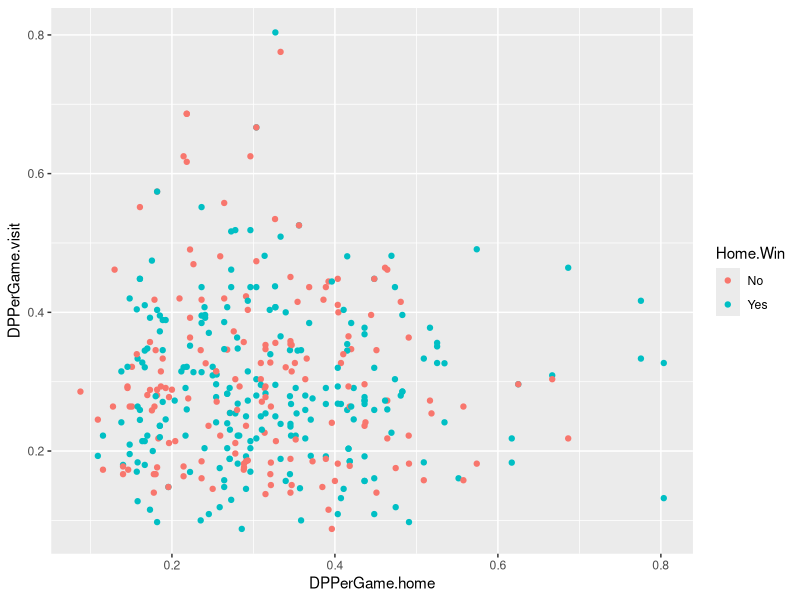
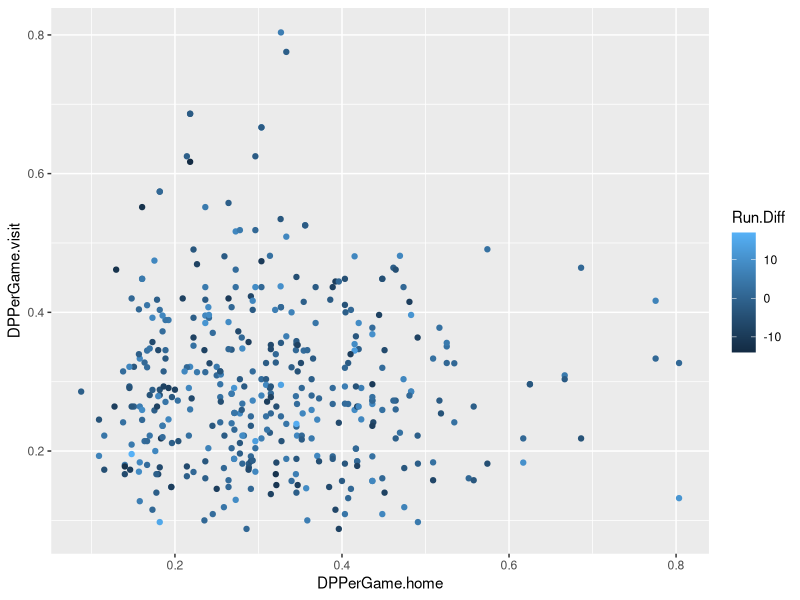
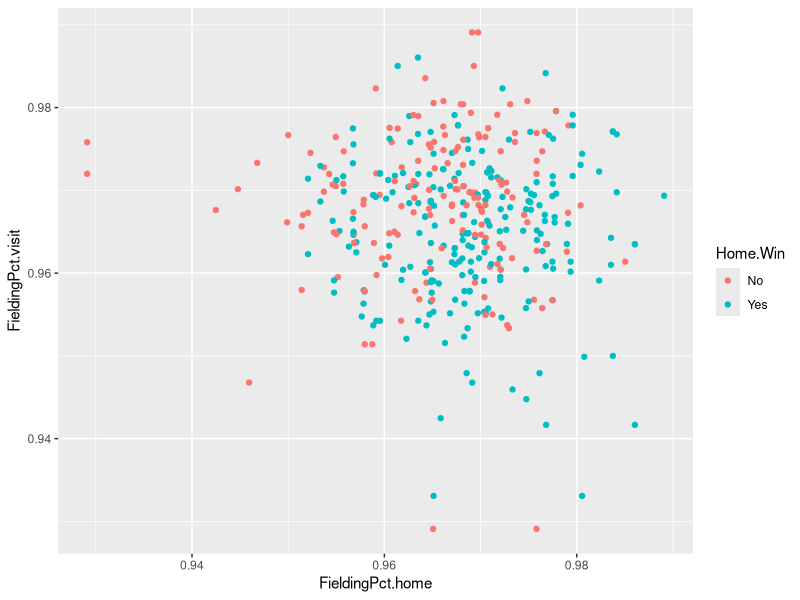
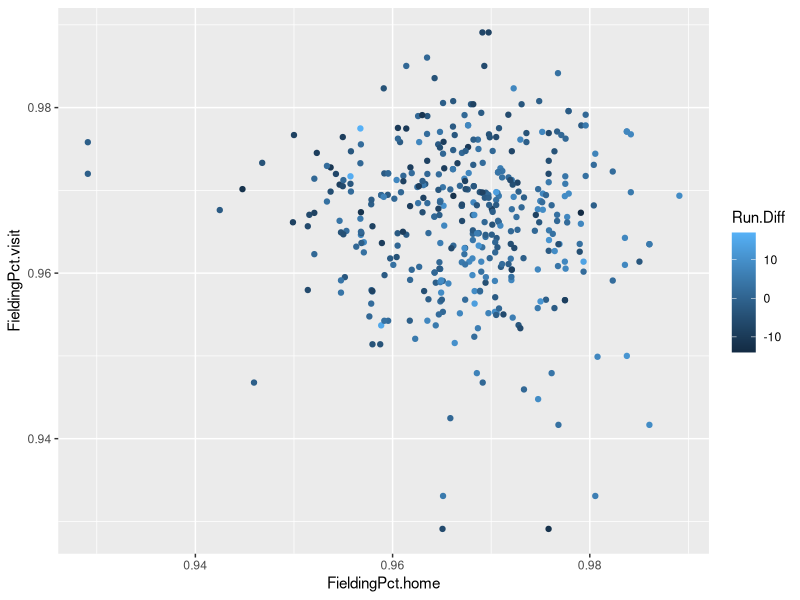
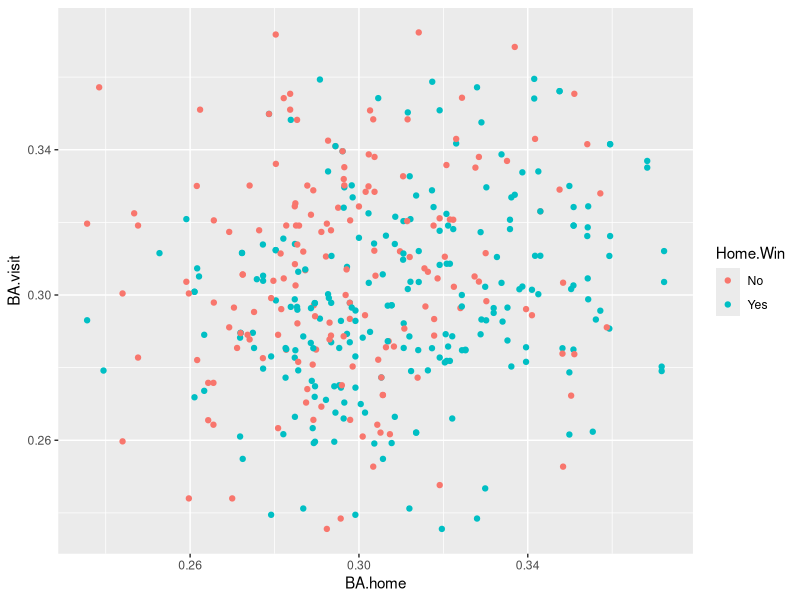
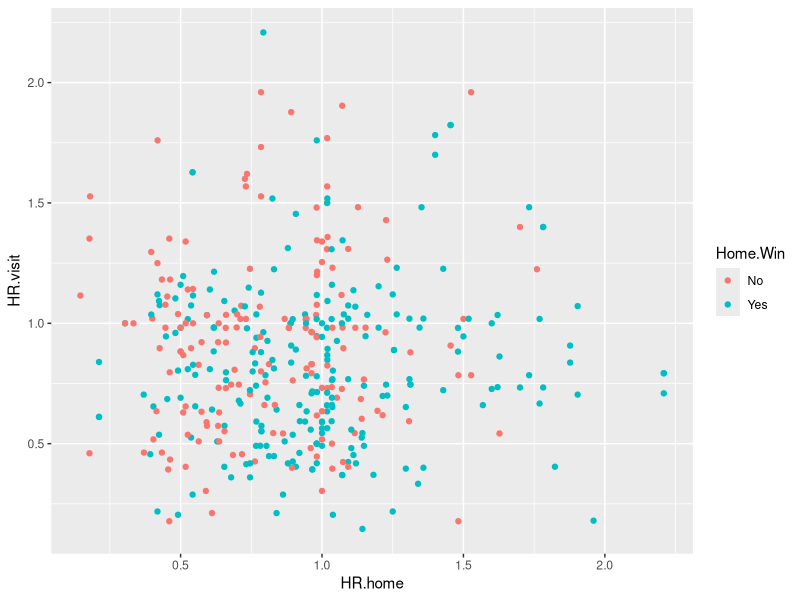
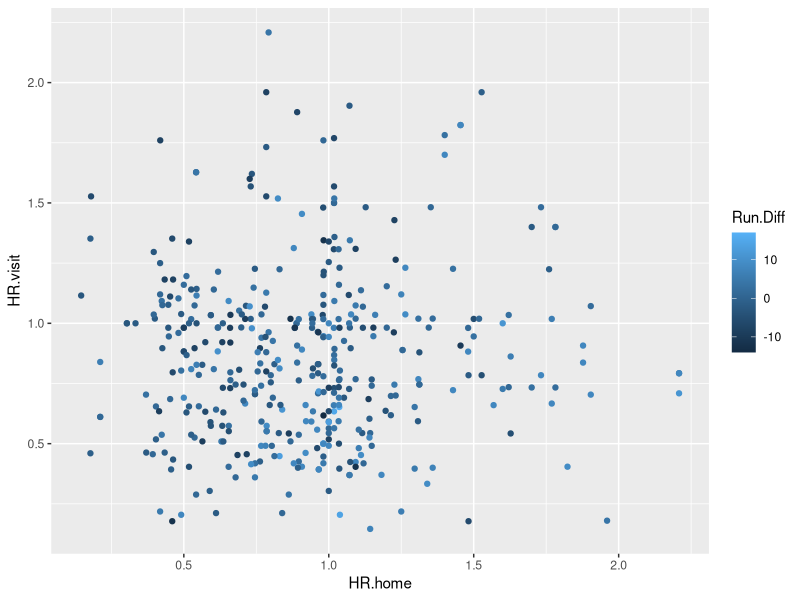
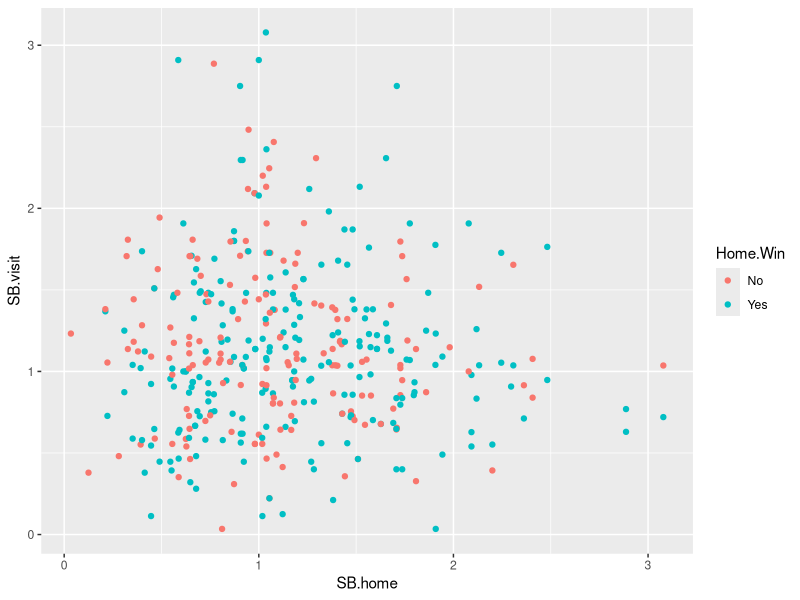

Write R code to recreate these figures, in order.
#Read in the data
Softball2015 <- read.csv("Softball2015.csv")
View(Softball2015)
Softball2016 <- read.csv("Softball2016.csv")
View(Softball2016)
Softball2017 <- read.csv("Softball2017.csv")
View(Softball2017)
Softball2018 <- read.csv("Softball2018.csv")
View(Softball2018)

#this is the google spreadsheet
Regionals <- read.csv("Data/NCAA Tournament Games 2015-2018 - Sheet1.csv")
View(Regionals)

library(tidyverse)
library(ggplot2)

#filters each data set into teams that went to Regionals
NCAA2015 <- filter(Softball2015, NCAA %in% c("At-large","Auto"))
NCAA2016 <- filter(Softball2016, NCAA %in% c("At-large","Auto"))
NCAA2017 <- filter(Softball2017, NCAA %in% c("At-large","Auto"))
NCAA2018 <- filter(Softball2018, NCAA %in% c("At-large","Auto"))

#adds year variable
NCAA2015 <- mutate(NCAA2015, Year=2015)
NCAA2016 <- mutate(NCAA2016, Year=2016)
NCAA2017 <- mutate(NCAA2017, Year=2017)
NCAA2018 <- mutate(NCAA2018, Year=2018)

#cannot row bind unless number of columns are equal; this removes extra columns in 2018 data set
NCAA2018 <- subset(NCAA2018, select=-c(PitcherK, PitcherBB))

#row binds the four datasets
RegionalStats <- data.frame(rbind(NCAA2015,NCAA2016,NCAA2017,NCAA2018))

#reorders columns so year is first
RegionalStats <- RegionalStats[, c(32,1:31)]

#Adds stats: fielding percentage, singles, total bases, double plays per game, slugging percentage, success rate of stolen bases
#second line adds batting average
RegionalStats <- mutate(RegionalStats, FieldingPct = (PO+A)/(PO+A+E), Singles = H - Doubles - Triples - HR, TB = Singles + 2*Doubles + 3*Triples + 4*HR, DPPerGame = DP/G, SlgPct = TB/AB, SuccessRate = SB/(SB+CS))
RegionalStats <- mutate(RegionalStats, BA=H/AB)

#Joins Regionals and stats into one data frame by game
RegionalGames <- Regionals %>% left_join(RegionalStats, by = c("Home.Team" = "Name", "Year"),  suffix = c(".x", ".home")) %>% left_join(RegionalStats, by = c("Visiting.Team" = "Name", "Year"), suffix = c(".home",".visit"))

#Adds column indicating home team win
RegionalGames <- mutate(RegionalGames, Home.Win = ifelse(Home.Score>Visiting.Score, "Yes", "No"))

#Adds column indicating run differental (absolute value of Home-Visiting runs)
RegionalGames <- mutate(RegionalGames, Run.Diff = Home.Score-Visiting.Score)

#Creates new data frame that standardizes important variables
RegionalGames_Std <- mutate(RegionalGames, Run.Diff = Home.Score-Visiting.Score,
                        Singles.home = Singles.home/G.home, Singles.visit=Singles.visit/G.visit,
                        TB.home=TB.home/G.home, TB.visit=TB.visit/G.visit, 
                        Doubles.home=Doubles.home/G.home, Doubles.visit=Doubles.visit/G.visit,
                        Triples.home=Triples.home/G.home, Triples.visit=Triples.visit/G.visit,
                        HR.home=HR.home/G.home, HR.visit=HR.visit/G.visit,
                        SB.home=SB.home/G.home, SB.visit=SB.visit/G.visit,
                        CS.home=CS.home/G.home, CS.visit=CS.visit/G.visit,
                        RunsScored.home=RunsScored.home/G.home, RunsScored.visit=RunsScored.visit/G.visit,
                        PO.home=PO.home/G.home, PO.visit=PO.visit/G.visit,
                        A.home=A.home/G.home, A.visit=A.visit/G.visit,
                        E.home=E.home/G.home, E.visit=E.visit/G.visit,
                        RunsAllowed.home=RunsAllowed.home/G.home, RunsAllowed.visit=RunsAllowed.visit/G.visit)

#Plots double plays per game home vs away
DoublePlays <- ggplot(data=RegionalGames_Std)+geom_point(mapping=aes(x=DPPerGame.home, y=DPPerGame.visit, color=Home.Win))
print(DoublePlays)
DoublePlaysRuns <- ggplot(data=RegionalGames_Std)+geom_point(mapping=aes(x=DPPerGame.home, y=DPPerGame.visit, color=Run.Diff))
print(DoublePlaysRuns)

#Plots fielding percentage home vs away
FieldingPct <- ggplot(data=RegionalGames_Std)+geom_point(mapping=aes(x=FieldingPct.home, y=FieldingPct.visit, color=Home.Win))
print(FieldingPct)
FieldingPctRuns <- ggplot(data=RegionalGames_Std)+geom_point(mapping=aes(x=FieldingPct.home, y=FieldingPct.visit, color=Run.Diff))
print(FieldingPctRuns)

#Plots batting average home vs away
BattingAvg <- ggplot(data=RegionalGames_Std)+geom_point(mapping=aes(x=BA.home, y=BA.visit, color=Home.Win))
print(BattingAvg)

#Plots home runs
HomeRuns <- ggplot(data=RegionalGames_Std)+geom_point(mapping=aes(x=HR.home, y=HR.visit, color=Home.Win))
print(HomeRuns)
HomeRuns2 <- ggplot(data=RegionalGames_Std)+geom_point(mapping=aes(x=HR.home, y=HR.visit, color=Run.Diff))
print(HomeRuns2)

#plots stolen bases
StolenBases <- ggplot(data=RegionalGames_Std)+geom_point(mapping=aes(x=SB.home, y=SB.visit, color=Home.Win))
print(StolenBases)
StolenBases2 <- ggplot(data=RegionalGames_Std)+geom_point(mapping=aes(x=SB.home, y=SB.visit, color=Run.Diff))
print(StolenBases2)




